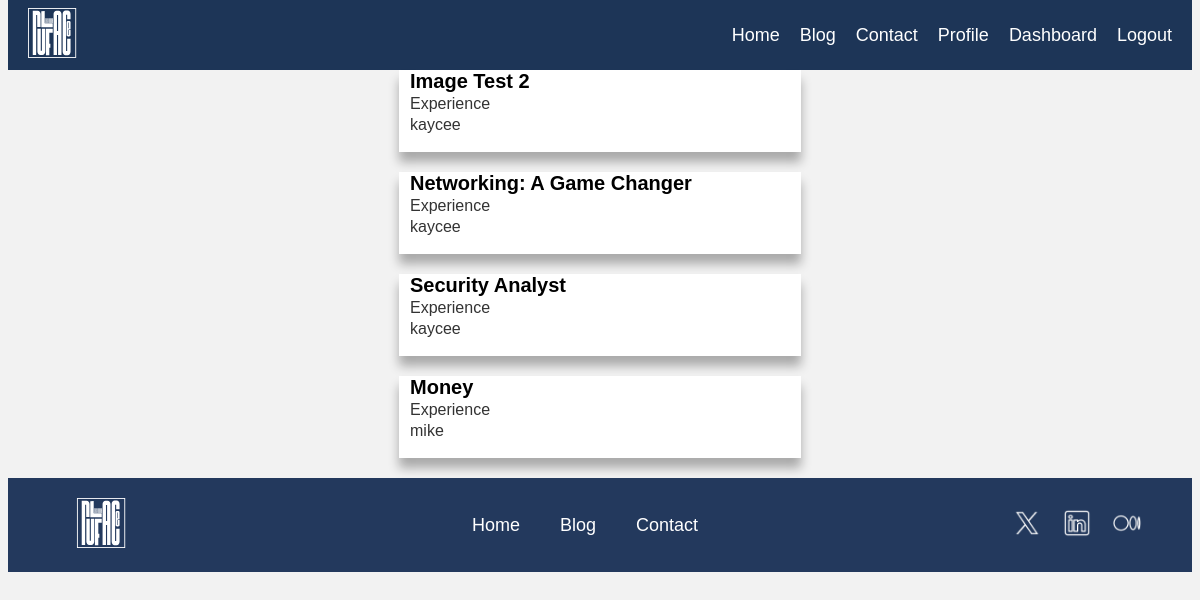
The app's page /experience/ (signed in) with its own data.
### main/models.py (models this page shows, shortened)
class Posts(models.Model):
    title = models.CharField(max_length=255)  # For the blog post title
    content = RichTextField(blank=True, null=True)
    date_posted = models.DateTimeField(default=datetime.datetime.now)  # This will now include both date and time
    category = models.CharField(max_length=255)#category
    author = models.ForeignKey(User, on_delete=models.CASCADE)
    header_image = models.ImageField(null=True,blank=True, upload_to="images/")
    slug = models.SlugField(default="", null= False)  # Add slug field

### main/views.py (the view)
# urls.py: path('experience/', views.experience, name='experience'),
@login_required
def experience(request):
    cyber_posts = Posts.objects.all().order_by('-date_posted')
    context = {
        'cyber_posts': cyber_posts,
    }
    return render(request, 'experience.html',context)

### main/templates/experience.html (shortened to what this page needs)
{% extends 'blog.html' %}
{% block content %}
{% if user.is_authenticated %}
  <div style="display: flex; flex-direction: column; gap: 20px; align-items: center;">
   {% for post in cyber_posts %}
     {% if post.category == 'Experience' %}
       <div class="card" style="height:80px;">
       <div class="card-info" >
           <div class="info">
               <div class="title"><a href="{% url 'post' post.pk %}" style="text-decoration: none;color: black;">{{post.title}}</a></div>
               <div class="category-mini">{{post.category}}</div>
               <div class="category-mini">{{post.author}}</div>
           </div>
       </div>
      </div>
     {% endif %}
   {% endfor %}
  </div>
{% endif %}
{% endblock %}

### main/static/blog.css (style rules this page uses)
.blog_body { font-family: 'Andika New Basic', sans-serif; color: #333333; margin-top: 0px; min-height: 100vh; background-color: #F2F2F2; }
.card { padding: 1px; background-color: white; width: 400px; box-shadow: 0px 10px 10px rgba(0, 0, 0, 0.3); }
.card-info { display: flex; line-height: 1; justify-content: flex-start; align-items: center; padding-left: 10px; gap: 10px; }
.info { display: flex; flex-direction: column; gap: 5px; }
.title { font-size: 20px; font-weight: 700; }

### records on screen
Posts: title "Image Test 2", category "Experience", author "kaycee"
Posts: title "Networking: A Game Changer", category "Experience", author "kaycee"
Posts: title "Security Analyst", category "Experience", author "kaycee"
Posts: title "Money", category "Experience", author "mike"
